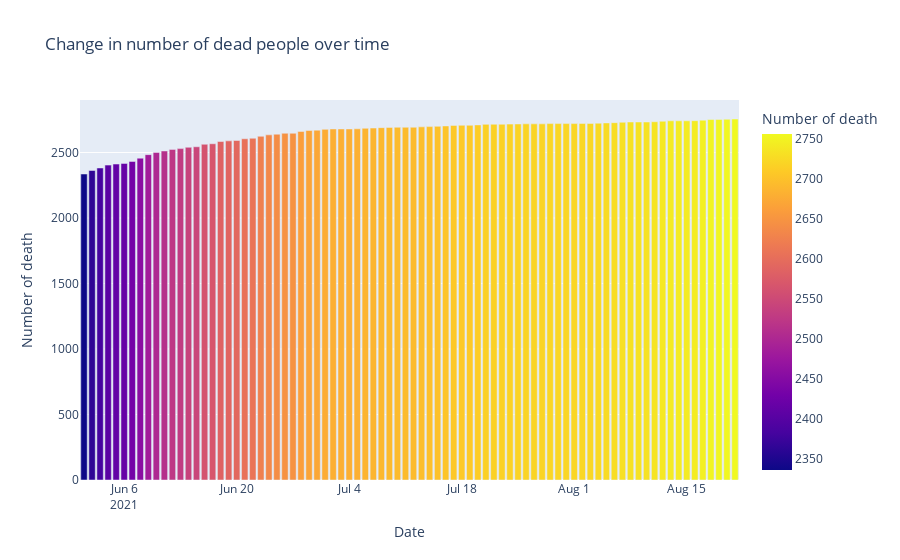

Write notebook code for a chart like this one.
### Code cell
# draw bar chart for dead people

fig =px.bar (
    df_osaka,
    y='Death',
    color= 'Death',
    title ='Change in number of dead people over time',
    labels={'Death': 'Number of death'}
)
fig.show()
